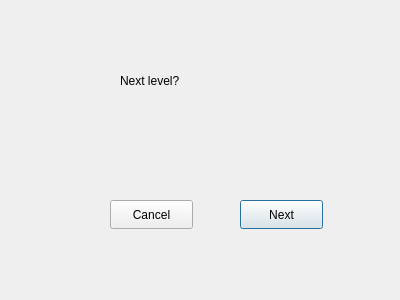
<?xml version="1.0" encoding="UTF-8"?>
<ui version="4.0">
 <class>newgamewindow</class>
 <widget class="QDialog" name="newgamewindow">
  <property name="geometry">
   <rect>
    <x>0</x>
    <y>0</y>
    <width>400</width>
    <height>300</height>
   </rect>
  </property>
  <property name="windowTitle">
   <string>Dialog</string>
  </property>
  <widget class="QLabel" name="label">
   <property name="geometry">
    <rect>
     <x>120</x>
     <y>60</y>
     <width>141</width>
     <height>41</height>
    </rect>
   </property>
   <property name="text">
    <string>Next level?</string>
   </property>
  </widget>
  <widget class="QPushButton" name="Nextlevelbutton">
   <property name="geometry">
    <rect>
     <x>240</x>
     <y>200</y>
     <width>83</width>
     <height>29</height>
    </rect>
   </property>
   <property name="text">
    <string>Next</string>
   </property>
  </widget>
  <widget class="QPushButton" name="Cancelbutton">
   <property name="geometry">
    <rect>
     <x>110</x>
     <y>200</y>
     <width>83</width>
     <height>29</height>
    </rect>
   </property>
   <property name="text">
    <string>Cancel</string>
   </property>
  </widget>
 </widget>
 <resources/>
 <connections/>
</ui>
